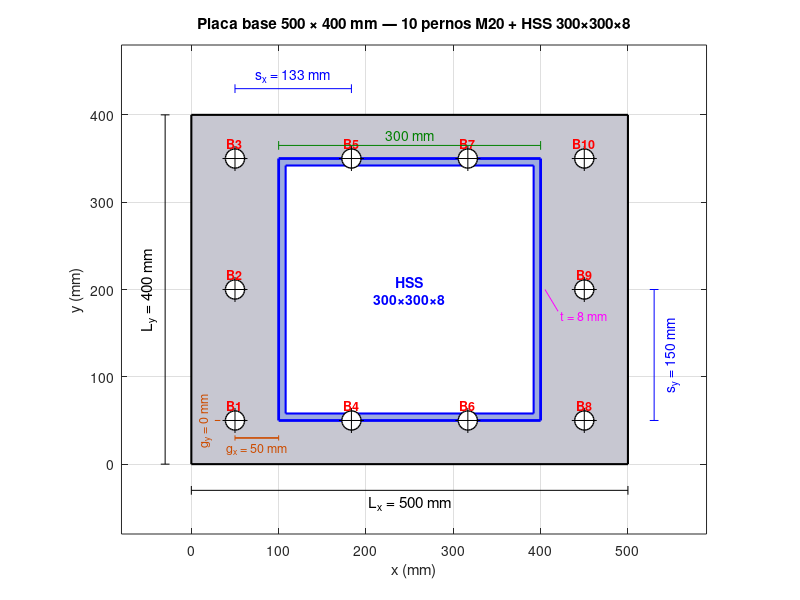
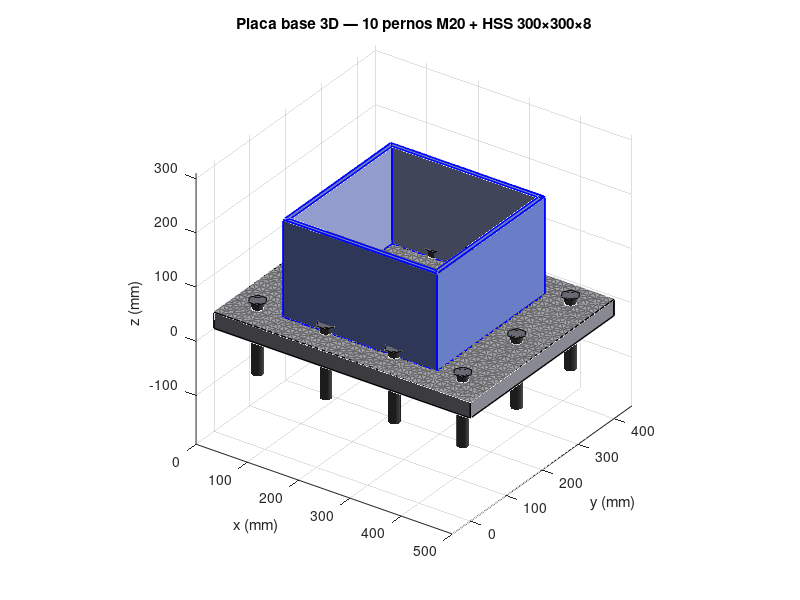
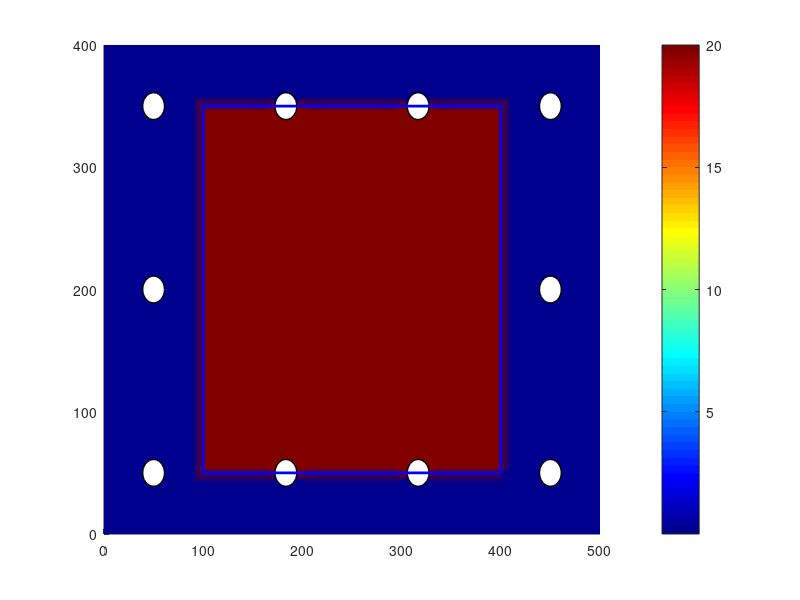

Write MATLAB code to recreate these figures, in order. (Note: this script raises an error after producing the figures.)
%% Placa base de columna metálica con N×M orificios para pernos
close all
mkdir('demo_placa_base_figs');

%% ===== PARÁMETROS =====
Lx = 500;          % largo placa (mm)
Ly = 400;          % ancho placa (mm)
t = 30;            % espesor (mm)
nx = 4;            % nº pernos en dirección x
ny = 3;            % nº pernos en dirección y
d_perno = 20;      % diámetro perno M20
d_orif = 22;       % diámetro orificio (perno + holgura)
edge = 50;         % distancia al borde (mm)
% Columna HSS 300×300×8 (tubo cuadrado hueco) en el centro
b_col = 300; h_col = 300; t_col = 8;   % HSS 300×300×8

%% ===== POSICIONES DE PERNOS (solo perimetrales, NO en el centro) =====
xb = linspace(edge, Lx-edge, nx);
yb = linspace(edge, Ly-edge, ny);
[XB, YB] = meshgrid(xb, yb);
xp_all = XB(:); yp_all = YB(:);
% Filtro: solo pernos en el perímetro (primera/última fila O primera/última columna)
is_perim = (XB == xb(1)) | (XB == xb(end)) | (YB == yb(1)) | (YB == yb(end));
xp = xp_all(is_perim(:));
yp = yp_all(is_perim(:));
nPernos = numel(xp);
fprintf('Total pernos perimetrales: %d (de %d×%d=%d totales)\n', nPernos, nx, ny, nx*ny);

%% =====================================================================
%% FIGURA 1 — Vista en planta con cotas
%% =====================================================================
figure('Position',[100 100 1000 700]); hold on; axis equal;

% Placa base (rectángulo gris)
patch([0 Lx Lx 0], [0 0 Ly Ly], [.78 .78 .82], 'EdgeColor','k', 'LineWidth',1.5);

% Columna HSS 300×300×8 (tubo cuadrado hueco) en el centro
xc = Lx/2 - b_col/2; yc = Ly/2 - h_col/2;
% Sección exterior
patch([xc xc+b_col xc+b_col xc], [yc yc yc+h_col yc+h_col], [.5 .6 .9], ...
      'EdgeColor','b', 'LineWidth',2, 'FaceAlpha',0.6);
% Hueco interior (tubo)
xi = xc + t_col; yi = yc + t_col;
bi = b_col - 2*t_col; hi = h_col - 2*t_col;
patch([xi xi+bi xi+bi xi], [yi yi yi+hi yi+hi], 'w', ...
      'EdgeColor','b', 'LineWidth',1.5);
text(Lx/2, Ly/2, sprintf('HSS\n%d×%d×%d', b_col, h_col, t_col), ...
     'HorizontalAlignment','center', 'FontSize',10, ...
     'FontWeight','bold', 'Color','b');

% Orificios (círculos blancos)
theta = linspace(0, 2*pi, 30);
for k = 1:nPernos
    rorif = d_orif/2;
    xx = xp(k) + rorif*cos(theta);
    yy = yp(k) + rorif*sin(theta);
    patch(xx, yy, 'w', 'EdgeColor','k', 'LineWidth',1);
    % Cruz indicadora de centro
    line([xp(k)-rorif*1.3 xp(k)+rorif*1.3], [yp(k) yp(k)], 'Color','k', 'LineWidth',0.5);
    line([xp(k) xp(k)], [yp(k)-rorif*1.3 yp(k)+rorif*1.3], 'Color','k', 'LineWidth',0.5);
end

% Numeración pernos
for k = 1:nPernos
    text(xp(k), yp(k)+18, sprintf('B%d', k), 'HorizontalAlignment','center', ...
         'FontSize',9, 'Color','r', 'FontWeight','bold');
end

% Cotas exteriores
% Cota Lx (abajo)
line([0 Lx], [-30 -30], 'Color','k');
line([0 0], [-25 -35], 'Color','k');
line([Lx Lx], [-25 -35], 'Color','k');
text(Lx/2, -45, sprintf('L_x = %d mm', Lx), 'HorizontalAlignment','center', 'FontSize',11);
% Cota Ly (izquierda)
line([-30 -30], [0 Ly], 'Color','k');
line([-25 -35], [0 0], 'Color','k');
line([-25 -35], [Ly Ly], 'Color','k');
text(-50, Ly/2, sprintf('L_y = %d mm', Ly), 'HorizontalAlignment','center', ...
     'Rotation',90, 'FontSize',11);
% Cota separación pernos en x
if nx >= 2
    sx = xb(2) - xb(1);
    line([xb(1) xb(2)], [Ly+30 Ly+30], 'Color','b');
    line([xb(1) xb(1)], [Ly+25 Ly+35], 'Color','b');
    line([xb(2) xb(2)], [Ly+25 Ly+35], 'Color','b');
    text((xb(1)+xb(2))/2, Ly+45, sprintf('s_x = %.0f mm', sx), ...
         'HorizontalAlignment','center', 'FontSize',10, 'Color','b');
end
% Cota separación pernos en y
if ny >= 2
    sy = yb(2) - yb(1);
    line([Lx+30 Lx+30], [yb(1) yb(2)], 'Color','b');
    line([Lx+25 Lx+35], [yb(1) yb(1)], 'Color','b');
    line([Lx+25 Lx+35], [yb(2) yb(2)], 'Color','b');
    text(Lx+50, (yb(1)+yb(2))/2, sprintf('s_y = %.0f mm', sy), ...
         'HorizontalAlignment','center', 'Rotation',90, 'FontSize',10, 'Color','b');
end

% ===== COTAS DEL HSS =====
% Lado HSS (cota superior interior)
line([xc xc+b_col], [yc+h_col+15 yc+h_col+15], 'Color',[0 .5 0]);
line([xc xc], [yc+h_col+10 yc+h_col+20], 'Color',[0 .5 0]);
line([xc+b_col xc+b_col], [yc+h_col+10 yc+h_col+20], 'Color',[0 .5 0]);
text(xc+b_col/2, yc+h_col+27, sprintf('%d mm', b_col), ...
     'HorizontalAlignment','center', 'FontSize',10, 'Color',[0 .5 0]);

% Espesor t_col (detalle ampliado con flecha)
xtt = xc + b_col + 5;
line([xtt xtt+15], [yc+h_col/2 yc+h_col/2-25], 'Color','m');
text(xtt+18, yc+h_col/2-30, sprintf('t = %d mm', t_col), ...
     'FontSize',9, 'Color','m');

% Distancia HSS ↔ perno más cercano (cota "g")
% Tomamos perno B1 (esquina inferior-izquierda): xp(1), yp(1)
% Y la esquina del HSS más cercana: (xc, yc)
g_x = xc - xp(1);   % distancia horizontal centro-perno → cara HSS
g_y = yc - yp(1);
% Cota horizontal g_x (desde perno B1 hasta cara izquierda del HSS)
y_cota_g = yp(1) - 20;
line([xp(1) xc], [y_cota_g y_cota_g], 'Color',[.8 .3 0], 'LineWidth',1.2);
line([xp(1) xp(1)], [y_cota_g-3 y_cota_g+3], 'Color',[.8 .3 0]);
line([xc xc], [y_cota_g-3 y_cota_g+3], 'Color',[.8 .3 0]);
text((xp(1)+xc)/2, y_cota_g-12, sprintf('g_x = %.0f mm', g_x), ...
     'HorizontalAlignment','center', 'FontSize',9, 'Color',[.8 .3 0]);
% Cota vertical g_y
x_cota_g = xp(1) - 20;
line([x_cota_g x_cota_g], [yp(1) yc], 'Color',[.8 .3 0], 'LineWidth',1.2);
line([x_cota_g-3 x_cota_g+3], [yp(1) yp(1)], 'Color',[.8 .3 0]);
line([x_cota_g-3 x_cota_g+3], [yc yc], 'Color',[.8 .3 0]);
text(x_cota_g-15, (yp(1)+yc)/2, sprintf('g_y = %.0f mm', g_y), ...
     'HorizontalAlignment','center', 'Rotation',90, 'FontSize',9, 'Color',[.8 .3 0]);

title(sprintf('Placa base %d × %d mm — %d pernos M%d + HSS %d×%d×%d', ...
              Lx, Ly, nPernos, d_perno, b_col, h_col, t_col));
xlabel('x (mm)'); ylabel('y (mm)');
xlim([-80 Lx+90]); ylim([-80 Ly+80]);
grid on; box on;
saveas(gcf,'demo_placa_base_figs/01_planta.png');

%% =====================================================================
%% FIGURA 2 — Vista 3D con espesor (extruida)
%% =====================================================================
% Genero malla T3 que respeta los orificios
[xg, yg] = meshgrid(linspace(0,Lx,40), linspace(0,Ly,30));
xn = xg(:); yn = yg(:);
% Quitar puntos dentro de los orificios
keep = true(size(xn));
for k = 1:nPernos
    in_orif = (xn-xp(k)).^2 + (yn-yp(k)).^2 < (d_orif/2)^2;
    keep = keep & ~in_orif;
end
xn = xn(keep); yn = yn(keep);
% Agregar puntos sobre el borde de cada orificio para malla limpia
n_arc = 16;
for k = 1:nPernos
    th = linspace(0, 2*pi, n_arc+1); th(end) = [];
    xn = [xn; xp(k) + d_orif/2 * cos(th)'];
    yn = [yn; yp(k) + d_orif/2 * sin(th)'];
end
tri = delaunay(xn, yn);
% Filtrar triángulos dentro de los orificios
cx = mean(xn(tri),2); cy = mean(yn(tri),2);
keep_tri = true(size(cx));
for k = 1:nPernos
    in_orif = (cx-xp(k)).^2 + (cy-yp(k)).^2 < (d_orif/2 * 0.95)^2;
    keep_tri = keep_tri & ~in_orif;
end
tri = tri(keep_tri,:);
nNodes = numel(xn);
nTri = size(tri,1);

figure('Position',[100 100 1100 700]); hold on;
% Cara superior de la placa
z_top = t * ones(nNodes,1);
patch('Faces', tri, 'Vertices', [xn yn z_top], ...
      'FaceColor',[.78 .78 .82], 'EdgeColor',[.4 .4 .4], 'LineWidth',0.3);
% Cara inferior
z_bot = zeros(nNodes,1);
patch('Faces', tri, 'Vertices', [xn yn z_bot], ...
      'FaceColor',[.78 .78 .82], 'EdgeColor','none');
% Bordes laterales (4 lados del rectángulo)
% lado y=0
sx_pts = linspace(0, Lx, 30)';
zs_lat = [zeros(size(sx_pts)); t*ones(size(sx_pts))];
xs_lat = [sx_pts; sx_pts];
ys_lat = zeros(size(xs_lat));
% Hago el lateral como rectángulos verticales
for side = 1:4
    switch side
        case 1, p1 = [0 0]; p2 = [Lx 0];
        case 2, p1 = [Lx 0]; p2 = [Lx Ly];
        case 3, p1 = [Lx Ly]; p2 = [0 Ly];
        case 4, p1 = [0 Ly]; p2 = [0 0];
    end
    patch([p1(1) p2(1) p2(1) p1(1)], [p1(2) p2(2) p2(2) p1(2)], [0 0 t t], ...
          [.65 .65 .70], 'EdgeColor','k', 'LineWidth',1);
end
% Cilindros (pernos) — uno por orificio
for k = 1:nPernos
    th_c = linspace(0, 2*pi, 30);
    rp = d_perno/2;
    xcyl = xp(k) + rp*cos(th_c);
    ycyl = yp(k) + rp*sin(th_c);
    % Anclaje hacia abajo (longitud = 1.5·t)
    L_anc = 3*t;
    % Cuerpo del perno
    for j = 1:length(th_c)-1
        patch([xcyl(j) xcyl(j+1) xcyl(j+1) xcyl(j)], ...
              [ycyl(j) ycyl(j+1) ycyl(j+1) ycyl(j)], ...
              [-L_anc -L_anc t+15 t+15], ...
              [.3 .3 .3], 'EdgeColor','none');
    end
    % Tuerca arriba
    nut_r = d_perno*0.8;
    nut_pts = linspace(0, 2*pi, 7); nut_pts(end) = [];
    patch(xp(k)+nut_r*cos(nut_pts), yp(k)+nut_r*sin(nut_pts), ...
          (t+15)*ones(1,6), [.5 .5 .55], 'EdgeColor','k', 'LineWidth',0.5);
end

% Columna HSS 300×300×8 (tubo cuadrado hueco)
hcol_show = 180;   % altura visible (mm)
z0 = t;            % base de la columna = top de la placa
z1 = t + hcol_show;
% Coordenadas: 4 esquinas exteriores + 4 esquinas interiores
xo = [xc xc+b_col xc+b_col xc];                  % exterior
yo = [yc yc yc+h_col yc+h_col];
xi_v = [xc+t_col xc+b_col-t_col xc+b_col-t_col xc+t_col];   % interior
yi_v = [yc+t_col yc+t_col yc+h_col-t_col yc+h_col-t_col];

% Tapa SUPERIOR del tubo (anillo cuadrado) — usando 4 patches en lugar de polígono con hueco
for k = 1:4
    kn = mod(k,4)+1;
    patch([xo(k) xo(kn) xi_v(kn) xi_v(k)], ...
          [yo(k) yo(kn) yi_v(kn) yi_v(k)], ...
          [z1 z1 z1 z1], [.5 .6 .9], 'EdgeColor','b', 'LineWidth',1);
end
% Tapa INFERIOR del tubo (anillo en z=z0) — opcional, sólo borde para que se vea hueco
for k = 1:4
    kn = mod(k,4)+1;
    patch([xo(k) xo(kn) xi_v(kn) xi_v(k)], ...
          [yo(k) yo(kn) yi_v(kn) yi_v(k)], ...
          [z0 z0 z0 z0], [.55 .65 .95], 'EdgeColor','b', 'LineWidth',1);
end
% Caras exteriores del tubo (4 paredes verticales exteriores)
for k = 1:4
    kn = mod(k,4)+1;
    patch([xo(k) xo(kn) xo(kn) xo(k)], ...
          [yo(k) yo(kn) yo(kn) yo(k)], ...
          [z0 z0 z1 z1], [.5 .6 .95], 'EdgeColor','b', 'LineWidth',1.2);
end
% Caras interiores (paredes del hueco — apenas visibles desde fuera, pero válidas)
for k = 1:4
    kn = mod(k,4)+1;
    patch([xi_v(k) xi_v(kn) xi_v(kn) xi_v(k)], ...
          [yi_v(k) yi_v(kn) yi_v(kn) yi_v(k)], ...
          [z0 z0 z1 z1], [.7 .75 .98], 'EdgeColor','b', 'LineWidth',0.8);
end

title(sprintf('Placa base 3D — %d pernos M%d + HSS %d×%d×%d', ...
              nPernos, d_perno, b_col, h_col, t_col));
xlabel('x (mm)'); ylabel('y (mm)'); zlabel('z (mm)');
view(35, 30); axis equal;
light('Position',[1 1 1]); lighting gouraud; material dull;
grid on;
saveas(gcf,'demo_placa_base_figs/02_3D.png');

%% =====================================================================
%% FIGURA 3 — Mapa de tensiones σ_vm sobre la placa (FEM simulado)
%% =====================================================================
% Simulamos σ_vm: máximo cerca de cada perno + concentración bajo la columna
sigma_vm = zeros(size(xn));
% Carga axial 500 kN sobre columna → distribución por anclajes
P_total = 500e3;       % N
P_perno = P_total/nPernos;
for k = 1:nPernos
    r2 = (xn-xp(k)).^2 + (yn-yp(k)).^2;
    sigma_vm = sigma_vm + P_perno ./ (r2/100 + 50);  % Pa
end
% Base por la columna (compresión bajo el perfil)
in_col = (xn >= xc) & (xn <= xc+b_col) & (yn >= yc) & (yn <= yc+h_col);
sigma_vm = sigma_vm + 20e6 * in_col;  % +20 MPa bajo columna

figure('Position',[100 100 1000 700]); hold on;
patch('Faces', tri, 'Vertices', [xn yn], ...
      'FaceVertexCData', sigma_vm/1e6, 'FaceColor','interp', ...
      'EdgeColor','none');
% Contorno de orificios visible
for k = 1:nPernos
    th = linspace(0, 2*pi, 30);
    plot(xp(k) + d_orif/2*cos(th), yp(k) + d_orif/2*sin(th), 'k-', 'LineWidth',1);
end
% Contorno de columna
plot([xc xc+b_col xc+b_col xc xc], [yc yc yc+h_col yc+h_col yc], 'b-', 'LineWidth',2);

colormap(jet); cb = colorbar; cb.Label.String = '\sigma_{vm} (MPa)';
title('Mapa \sigma_{vm} sobre placa base (simulado FEM)');
xlabel('x (mm)'); ylabel('y (mm)'); axis equal tight;
grid on; box on;
saveas(gcf,'demo_placa_base_figs/03_sigma_vm.png');

disp('Done');
exit;
